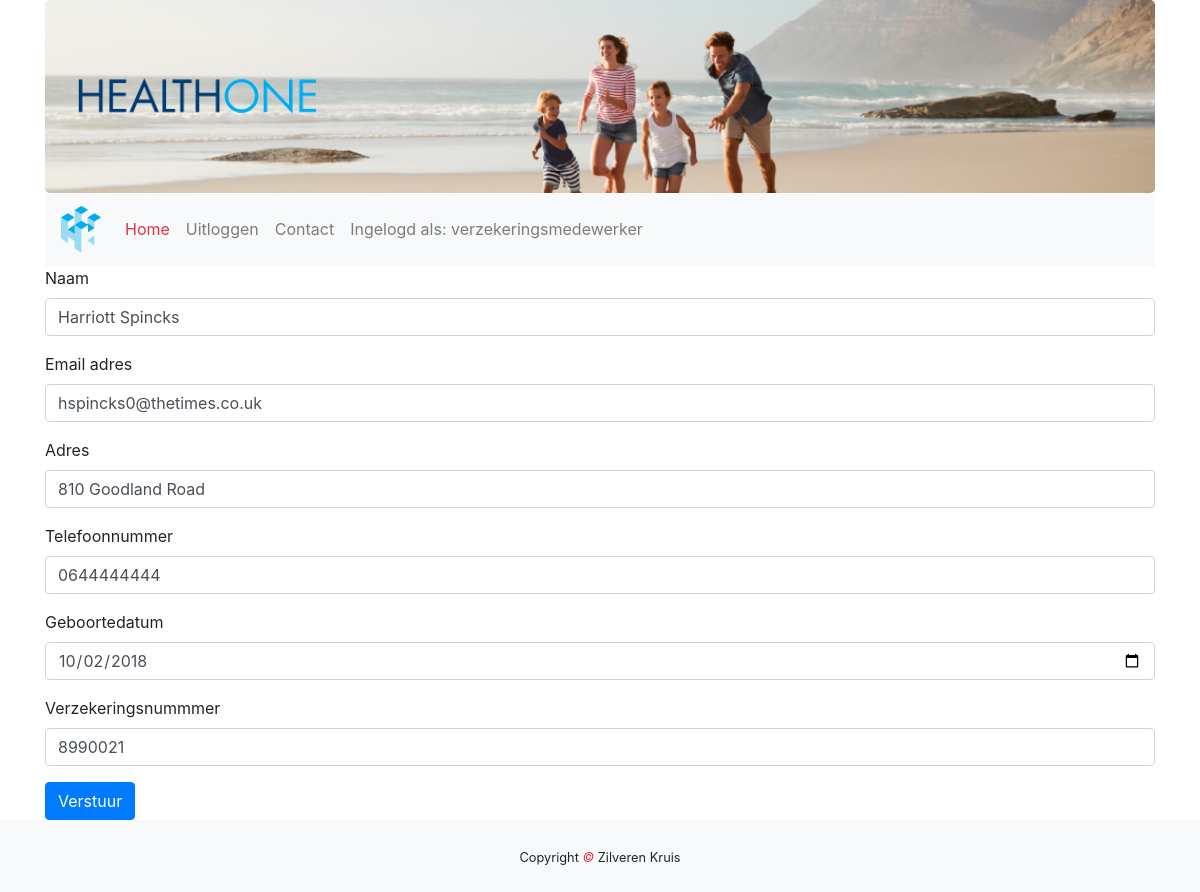
The page /zorgverzekeraar/patienten/edit.php?id=81 (signed in) on the database its author committed.
### tables this page shows
CREATE TABLE `patient` (
  `patient_id` int(255) NOT NULL,
  `naam` varchar(255) NOT NULL,
  `email` varchar(255) NOT NULL,
  `telefoon` varchar(255) NOT NULL,
  `geboortedatum` date NOT NULL,
  `adres` varchar(255) NOT NULL,
  `verzekeringnummer` int(255) NOT NULL,
  `arts_id` int(11) NOT NULL
);

### zorgverzekeraar/patienten/edit.php (the view, shortened to what this page needs)
<!DOCTYPE html>
<html lang="en">
<head>
    <link rel="stylesheet" href="https://maxcdn.bootstrapcdn.com/bootstrap/4.3.1/css/bootstrap.min.css">
    <link rel="stylesheet" href="../../css/index.css">
</head>
<body>
    <?php
try {
    $db = new PDO("mysql:host=localhost;dbname=healthone", "root", "");
    $query = $db->prepare("SELECT * from patient WHERE patient_id = :id");
    $query->bindParam(":id", $_GET['id'], PDO::PARAM_INT);
    $query->execute();
    $result = $query->fetchAll(PDO::FETCH_ASSOC);
    foreach ($result as &$data) {
    }
}
catch(PDOException $e){
    die("wank".$e->getMessage());
}
?>
    <div class="container">
        <div class="jumbotron text-center" >
            <div class=" row">
            <div class="col-sm-3">
                <img class="d-none d-sm-block img-fluid" src="../../img/healthtwo_text_transparent.png" alt="Logo">
            </div>
        </div>
    </div>
    <nav class="navbar navbar-expand-sm bg-light navbar-light sticky-top">
            <a class="navbar-brand" href="index.php">
                <img class="navbrand" src="../../img/healthtwo_logo_transparent.png" alt="Logo">
            </a>
            <div class="collapse navbar-collapse" id="collapse_target">
                <ul class="navbar-nav">
                    <li class="nav-item active">
                        <a class="nav-link text-danger" href="index.php">Home</a>
                    </li>
                    <?php
                    if(isset($_SESSION['functie']) && $_SESSION['functie'] != null) {
                        echo '<li class="nav-item"><a class="nav-link" href="../../uitloggen.php">Uitloggen</a></li>';
                    }
                    ?>
                    <li class="nav-item">
                        <a class="nav-link" href="../../contact.php">Contact</a>
                    </li>
                    <?php
                    if(isset($_SESSION['functie'])) {
                    echo '<li class="nav-item">
                    <a class="nav-link" href="#">Ingelogd als: ' . $_SESSION['functie'] .'</a></li>';
                }
                ?>
                </ul>
            </div>
        </nav>
    <form method="POST">
    <div class="form-group">
        <label for="Naam">Naam</label>
        <input type="text" class="form-control" name="naam" id="naam" value="<?php echo $data['naam']?>">
    </div>
    <div class="form-group">
        <label for="exampleInputEmail1">Email adres</label>
        <input type="text" class="form-control" name="emailadres" id="emailadres" value="<?php echo $data['email']?>">
    </div>
    <div class="form-group">
        <label for="Adres">Adres</label>
        <input type="text" class="form-control" name="adres" id="" value="<?php echo $data['adres']?>">
    </div>
    <div class="form-group">
        <label for="Telefoonnummer">Telefoonnummer</label>
        <input type="text" class="form-control" name="telefoonnummer" id="telefoonnummer" value="<?php echo $data['telefoon']?>">
    </div>
    <div class="form-group">
        <label for="geboortedatum">Geboortedatum</label>
        <input type="date" class="form-control" name="geboortedatum" id="geboortedatum" value="<?php echo $data['geboortedatum'] ?>">
    </div>
    <div class="form-group">
        <label for="Verzekeringsnummmer">Verzekeringsnummmer</label>
        <input type="text" name="verzekeringnummer" id="verzekeringnummer" class="form-control" value="<?php echo $data['verzekeringnummer'] ?>">
    </div>
    <button type="submit" name="submit" class="btn btn-primary">Verstuur</button>
    </form>
    </div>
    <footer class="py-4 bg-light text-dark-50 text-center">
        <small>Copyright <em class="text-danger"> &copy; </em>Zilveren Kruis</small>
    </footer>
</body>
</html>

### css/index.css (style rules this page uses)
.jumbotron { margin-bottom: 0; background-image: url(../img/zilverenkruis_jumbotron.png); background-repeat: no-repeat; -webkit-background-size: cover; -o-background-size: cover; background-size: cover; }
.navbrand { width:40px; }
a { color: black; }

### rows shown on the page
patient: naam "Harriott Spincks", emailadres "hspincks0@thetimes.co.uk", adres "810 Goodland Road", telefoonnummer "0644444444", geboortedatum "10/02/2018", verzekeringnummer "8990021"

### other values the page prints
$_SESSION['functie'] "verzekeringsmedewerker"
